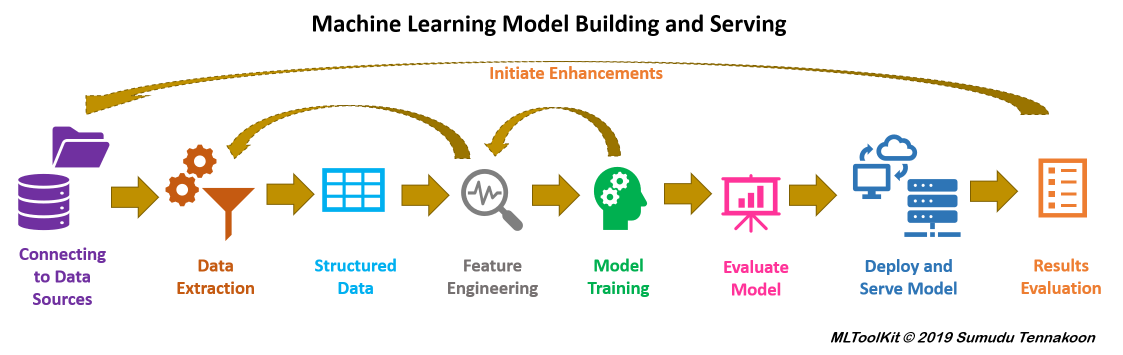
#> input picture MLToolkit/image/MLTKProcess.png, 2245 x 709 px (shown at 1/2 size); its folder holds only this picture in this run
$ python -i image.py   (imports and definitions only)
#> lines starting #> are read from the running program, lines starting #| are printed output that depends on the picture
# -*- coding: utf-8 -*-
# MLToolkit (mltoolkit)

__name__="mltk"

"""
MLToolkit - a verstile helping library for machine learning
===========================================================
'MLToolkit' is a Python package providing a set of user-friendly functions to
help building machine learning models in data science research or production
focused projects. It is compatible with and interoperate with popular data
analysis, manipulation and machine learning libraries Pandas, Sci-kit Learn,
Tensorflow, Statmodels, Catboost, XGboost, etc.

Main Features
-------------
- Data Extraction (SQL, Flatfiles, Images, etc.)
- Exploratory data analysis (statistical summary, univariate analysis, etc.)
- Feature Extraction and Engineering
- Model performance analysis, Explain Predictions and comparison between models
- Cross Validation and Hyper parameter tuning
- JSON input script for executing model building and scoring tasks.
- Model Building UI
- Auto ML (automated machine learning)
- Model Deploymet and Serving via RESTful  API

Author
------
- Sumudu Tennakoon

Links
-----
Website: http://sumudu.tennakoon.net/projects/MLToolkit
Github: https://mltoolkit.github.io/MLToolKit

License
-------
Apache License, Version 2.0 (http://www.apache.org/licenses/LICENSE-2.0)

"""

import pandas as pd
import numpy as np
import sys
import os
import re
import matplotlib.pyplot as plt
from datetime import date

import PIL
import PIL.ImageEnhance
import PIL.ImageOps
import PIL.ImageFilter
import PIL.ImageDraw

def read_image_file(file_path,
                    return_array=False,
                    remove_transparancy=True,
                    convert_grey_scale=True,
                    size=(28,28),
                    return_file_size=False,
                    show_image=False):
    """
    Parameters
    ----------
    file_path : str
    show_image : bool, default False
    return_size : bool, default False

    Returns
    -------
    image : PIL.Image

    """
#> called with file_path = 'image/MLTKProcess.png', return_array = False, remove_transparancy = True, convert_grey_scale = True, size = (28, 28), return_file_size = False, show_image = False

    image = PIL.Image.open(file_path)
#> image is the input picture: PIL image 2245x709 RGBA; mean R, G, B, A 13.8, 11.6, 8.3, 26.7

    if remove_transparancy:
        width, height = image.size
#> width = 2245; height = 709
        if image.mode in ('RGBA', 'LA'):
            image_format = image.format
#> image_format = 'PNG'
            canvas = PIL.Image.new('RGB', (width, height), (255, 255, 255))
#> canvas: PIL image 2245x709 RGB; every value is 255
            canvas.paste(image, (0, 0), image)
            image = canvas
            image.format = image_format
#> image.format = 'PNG'

    if convert_grey_scale:
        if image.mode != 'L':
            image = image.convert('L')  #Convert to greyscale
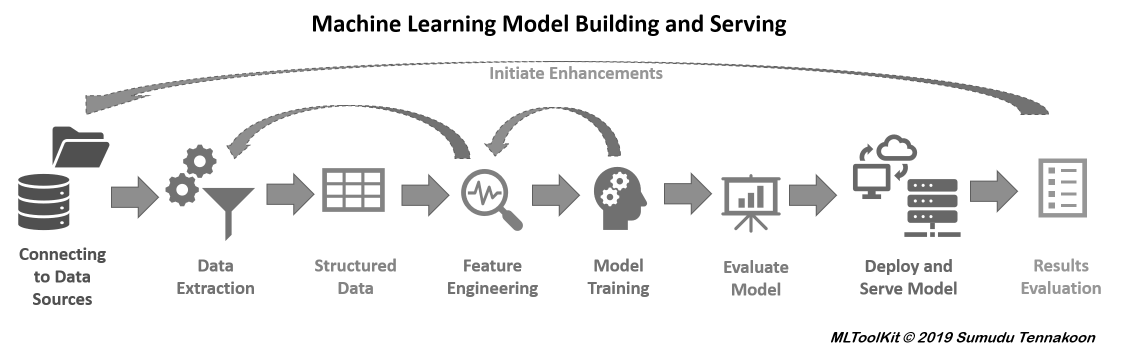
#> image: PIL image 2245x709 L (shown at 1/2 size); min 0, max 255, mean 239.3

    image = image.resize(size=size, resample=PIL.Image.BOX)
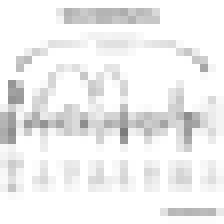
#> image: PIL image 28x28 L (shown 8 times larger); min 124, max 255, mean 239.3

    if show_image:
        image.show()

    image.load() # Close the file but keep the image data

    image = PIL.ImageOps.autocontrast(image)
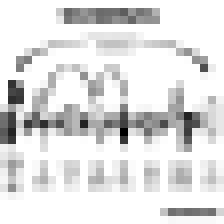
#> image: PIL image 28x28 L (shown 8 times larger); min 0, max 255, mean 224.3

    if return_array:
        image = np.array(image)

    if return_file_size:
        try:
            file_size = os.path.getsize(file_path)/1024 #Convert to KB
        except:
            file_size = None
        return image, file_size
    else:
        return image

# [148 lines left out: functions image_to_dataframe, read_image_folder, prepare_image_dataset_to_model, preview_image_dataset_to_model, encode_labels, not called in this run]

>>> result = read_image_file('image/MLTKProcess.png')
